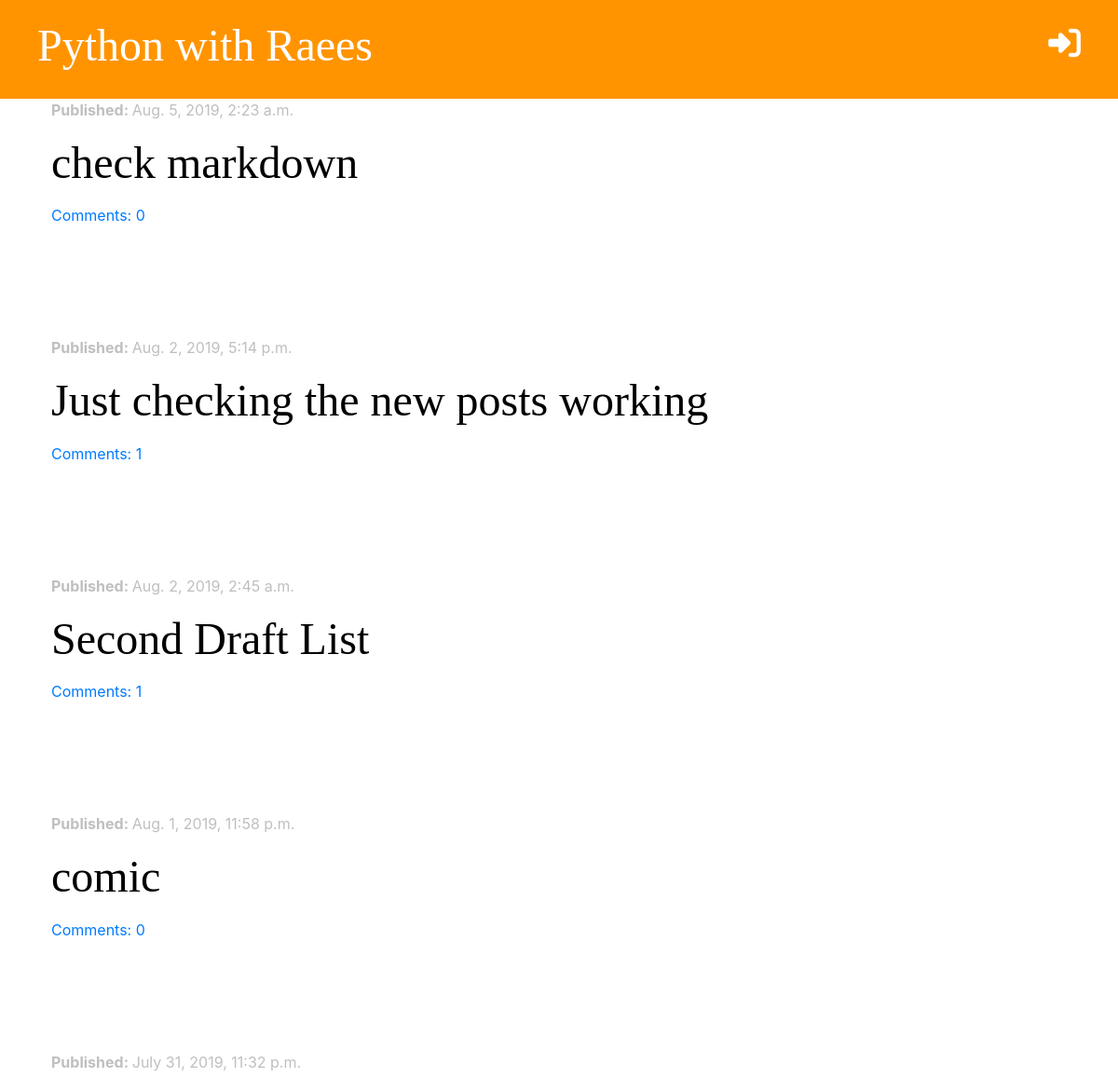
The app's page / (upper part), older data.
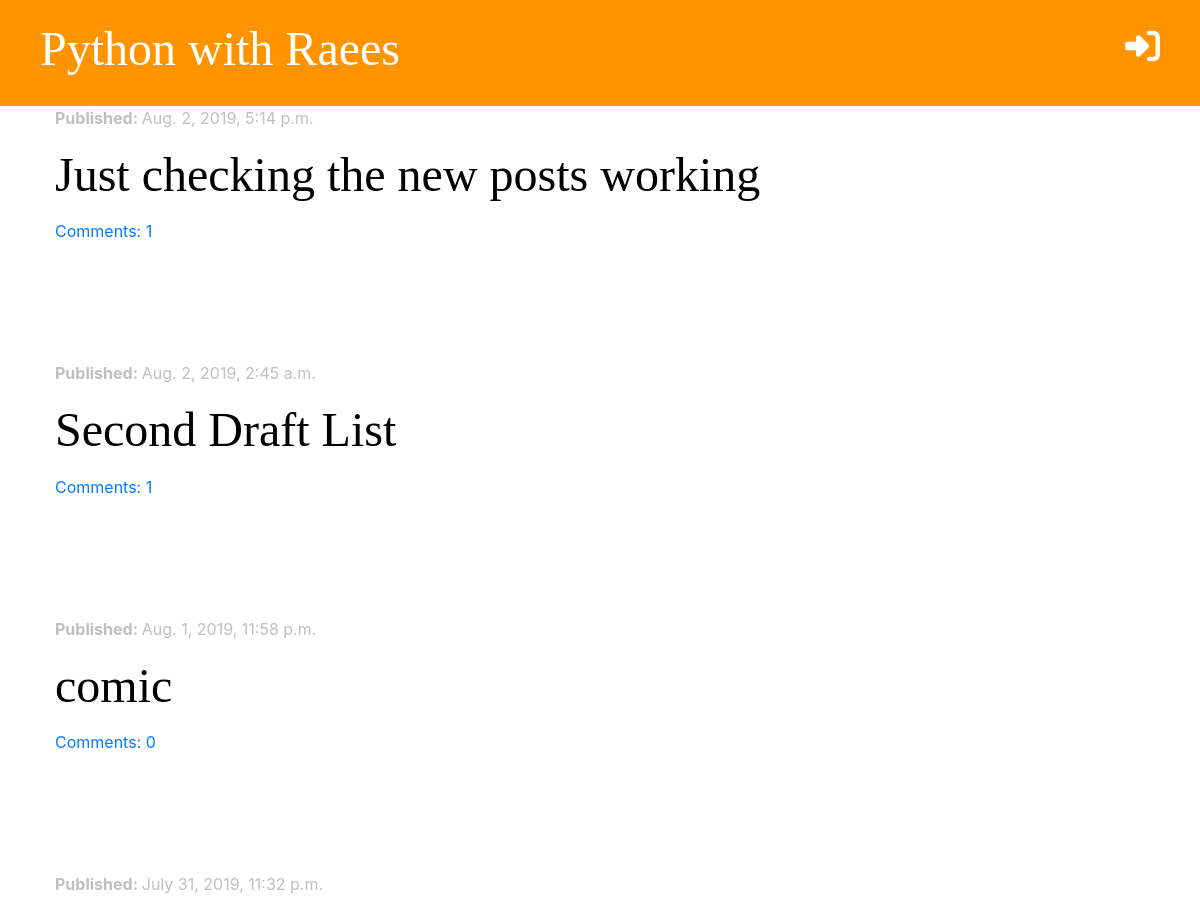
The same page, newer data.
### blog/models.py (models this page shows, shortened)
class Post(models.Model):
    author         = models.ForeignKey('auth.User', on_delete=models.CASCADE)
    title          = models.CharField(max_length=200)
    body           = models.TextField()
    created_date   = models.DateTimeField(default=timezone.now)
    published_date = models.DateTimeField(blank=True, null=True)
    def approved_comments(self):
        return self.comments.filter(approved=True)

### blog/views.py (the view)
# urls.py: path('', views.post_list, name='post_list'),
def post_list(request):
    posts = Post.objects.filter(published_date__lte=timezone.now()).order_by('-published_date')
    stuff_for_frontend = {'posts': posts}
    return render(request, 'blog/post_list.html', stuff_for_frontend)

### blog/templatetags/markdownify.py (called while the page is built)
@register.filter
def markdown(value):
    renderer = HighlightRenderer()
    markdown = mistune.Markdown(renderer=renderer)
    return markdown(value)

### blog/templates/blog/post_list.html (shortened to what this page needs)
{% extends 'blog/base.html' %}
{% load markdownify %}
{% block content %}
    {% for post in posts %}
        <div class="post">
            <div class="date">
                <p> <strong>Published: </strong> {{ post.published_date }}</p>
            </div>
            <h2><a href="{% url 'post_detail' pk=post.pk %}"> {{ post.title }} </a></h2>
            <a href="{% url 'post_detail' pk=post.pk %}">Comments: {{ post.approved_comments.count }} </a>
        </div>
        <br>
        <br>
    {% endfor %}
{% endblock %}

Row changes from the older to the newer data that the page shows:
removed Post: published_date "Aug. 5, 2019, 2:23 a.m.", title "check markdown", approved_comments.count "0"
